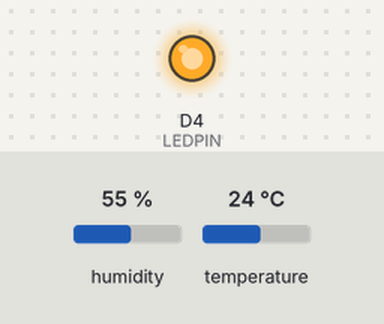
A sketch run on a simulated ESP8266 (NodeMCU). On the bench: output pins drawn as LEDs (lit = HIGH). Inputs (shaded band) come from the test bench; at power-on: humidity 55 %, temperature 24 °C. WiFi joins after 1.5 s; servers stay silent unless stated; what the sketch prints to the serial monitor is not drawn.

Above: at 15.7 s.
At 30.6 s:
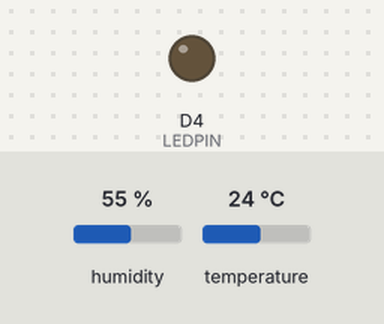
Timing chart, 0 to 40.5 s (numbered marks = the images above):
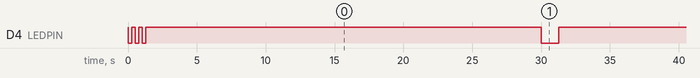

Measured:
- by itself, D4 (LEDPIN): repeats every 0.50 s: HIGH 0.25 s, LOW 0.25 s

The sketch:

main.ino
```cpp
/* ESP8266-based data logger
 * Author: Michael Jennings
 * https://github.com/mjennings061/esp8266-tempSensor
 *
 * To-do
 * - Add Wifi config via USB
 * - Take multiple readings and post the median
 * - Add low power mode
 * - Low power wakeup timer
*/

#include <ESP8266WiFi.h>
#include <DHT.h>
#include <DHT_U.h>
#include <ThingSpeak.h>

#define LEDPIN D4       //inbuilt LED pin
#define DHTPIN D6       //DHT sensor pin
#define DHTTYPE DHT11   // Type of sensor is a DHT11

// Sensor wiring and usage:
//   https://learn.adafruit.com/dht/overview
DHT_Unified dht(DHTPIN, DHTTYPE); //declare DHT sensor object

/////// FUNCTION DECLARATIONS ///////
void initDHT(void);         //initialise the DHT11
float getTemp(void);        //get temperature from the DHT11
float getHumid(void);       //get relative humidity from the DHT11
void connectWiFi(void);     //wait for wifi connection
void postData(float field1Data, float field2Data); //send data to Thingspeak

/////// GLOBAL VARIABLES ///////
// Network information
char ssid[] = "VM8773153";
char password[] = "bjmw3BhNcrjs";
WiFiClient client;

// ThingSpeak settings
unsigned long myChannelNumber = 1289133;
const char * myWriteAPIKey = "V8K703OF9AF96BHK";
// Timer variables
unsigned long delayMS;
unsigned long old_ms = 0;
unsigned long loopTime = 30000;   // How often to send data (30000ms minimum)
unsigned long lastConnectionTime;


void setup() {
  Serial.begin(115200);
  pinMode(LEDPIN, 1);
  digitalWrite(LEDPIN, 1);
  initDHT();
  connectWiFi();
  ThingSpeak.begin(client);
}


void loop() {
  // In each loop, make sure there is an Internet connection.
  if (WiFi.status() != WL_CONNECTED) {
    connectWiFi();
  }

  // Perform measurements every loopTime milliseconds unless button is pressed
  if((millis() - old_ms) > loopTime){
    old_ms = millis(); //update the "last" timestamp
    digitalWrite(LEDPIN, 0);
    float tem = getTemp();  //get the temperature from the DHT11
    float hum = getHumid(); //get the relative humidity from the DHT11
    postData(tem, hum); //transmit data to thingspeak
    digitalWrite(LEDPIN, 1);
  }
}
```

tempHumid.ino
```cpp
// setup the DHT sensor
void initDHT(void){
  // Initialize device.
  dht.begin();
  // Print temperature sensor details.
  sensor_t sensor;
  dht.temperature().getSensor(&sensor);
  Serial.println(F("------------------------------------"));
  Serial.println(F("Temperature Sensor"));
  Serial.print  (F("Sensor Type: ")); Serial.println(sensor.name);
  Serial.print  (F("Driver Ver:  ")); Serial.println(sensor.version);
  Serial.print  (F("Unique ID:   ")); Serial.println(sensor.sensor_id);
  Serial.print  (F("Max Value:   ")); Serial.print(sensor.max_value); Serial.println(F("°C"));
  Serial.print  (F("Min Value:   ")); Serial.print(sensor.min_value); Serial.println(F("°C"));
  Serial.print  (F("Resolution:  ")); Serial.print(sensor.resolution); Serial.println(F("°C"));
  Serial.println(F("------------------------------------"));
  // Print humidity sensor details.
  dht.humidity().getSensor(&sensor);
  Serial.println(F("Humidity Sensor"));
  Serial.print  (F("Sensor Type: ")); Serial.println(sensor.name);
  Serial.print  (F("Driver Ver:  ")); Serial.println(sensor.version);
  Serial.print  (F("Unique ID:   ")); Serial.println(sensor.sensor_id);
  Serial.print  (F("Max Value:   ")); Serial.print(sensor.max_value); Serial.println(F("%"));
  Serial.print  (F("Min Value:   ")); Serial.print(sensor.min_value); Serial.println(F("%"));
  Serial.print  (F("Resolution:  ")); Serial.print(sensor.resolution); Serial.println(F("%"));
  Serial.println(F("------------------------------------"));
  // Set delay between sensor readings based on sensor details.
  delayMS = sensor.min_delay / 1000;
}


// Return the current temperature in degrees C
float getTemp(void){
  // Get temperature event and print its value.
  sensors_event_t event;
  dht.temperature().getEvent(&event);
  if (isnan(event.temperature)) {
    Serial.println(F("Error reading temperature!"));
    return 4.04;
  }
  else {
    Serial.print(F("Temperature: "));
    Serial.print(event.temperature);
    Serial.println(F("°C"));
    return event.temperature;
  }
}


// Return the current humidity in % saturation
float getHumid(void){
  // Get humidity event and print its value.
  sensors_event_t event;
  dht.humidity().getEvent(&event);
  if (isnan(event.relative_humidity)) {
    Serial.println(F("Error reading humidity!"));
    return 4.04;
  }
  else {
    Serial.print(F("Humidity: "));
    Serial.print(event.relative_humidity);
    Serial.println(F("%"));
    return event.relative_humidity;
  }
}
```

wifi.ino
```cpp
// Attempt to connect to WiFi
void connectWiFi(){
  WiFi.begin(ssid, password);
  while (WiFi.status() != WL_CONNECTED){
    Serial.print(F("."));
    digitalWrite(LEDPIN, 0);
    delay(250);
    digitalWrite(LEDPIN, 1);
    delay(250);
  }
  // Display a notification that the connection is successful.
  Serial.println("Connected");
  digitalWrite(LEDPIN, 1);
}


// Send data to the ThingSpeak server (two fields)
void postData(float field1Data, float field2Data) {
  // Write to ThingSpeak
  Serial.println(F("Sending data..."));
  ThingSpeak.setField(1,field1Data);
  ThingSpeak.setField(2,field2Data);
  ThingSpeak.writeFields(myChannelNumber, myWriteAPIKey);
  Serial.println(F("... sent!\n"));
  delay(1000);
  client.stop();
}
```
